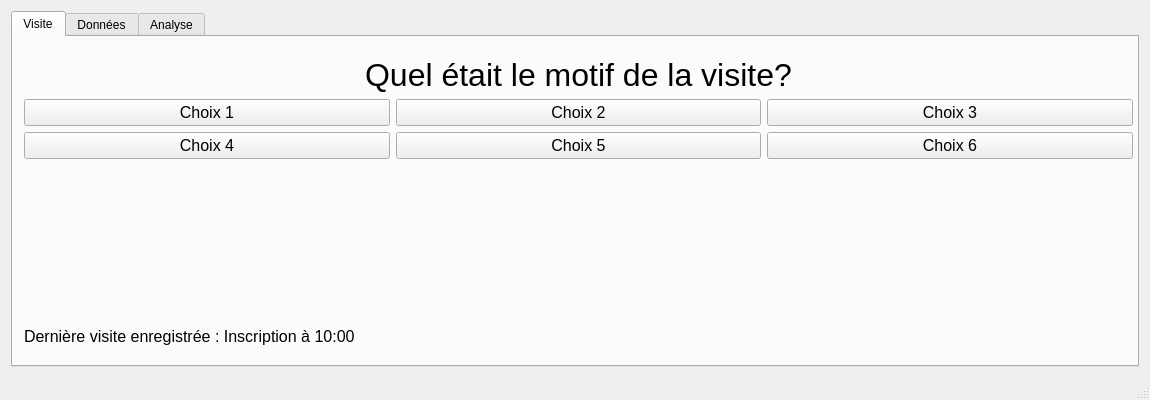
<?xml version="1.0" encoding="UTF-8"?>
<ui version="4.0">
 <class>MainWindow</class>
 <widget class="QMainWindow" name="MainWindow">
  <property name="geometry">
   <rect>
    <x>0</x>
    <y>0</y>
    <width>1150</width>
    <height>400</height>
   </rect>
  </property>
  <property name="minimumSize">
   <size>
    <width>1150</width>
    <height>400</height>
   </size>
  </property>
  <property name="windowTitle">
   <string>Sondage Abc</string>
  </property>
  <widget class="QWidget" name="centralWidget">
   <layout class="QVBoxLayout" name="verticalLayout_3">
    <item>
     <widget class="QTabWidget" name="tabWidget">
      <property name="sizePolicy">
       <sizepolicy hsizetype="Expanding" vsizetype="Expanding">
        <horstretch>100</horstretch>
        <verstretch>100</verstretch>
       </sizepolicy>
      </property>
      <property name="currentIndex">
       <number>0</number>
      </property>
      <widget class="QWidget" name="tabRecord">
       <property name="sizePolicy">
        <sizepolicy hsizetype="Expanding" vsizetype="Expanding">
         <horstretch>100</horstretch>
         <verstretch>100</verstretch>
        </sizepolicy>
       </property>
       <attribute name="title">
        <string>Visite</string>
       </attribute>
       <widget class="QWidget" name="verticalLayoutWidget">
        <property name="geometry">
         <rect>
          <x>0</x>
          <y>9</y>
          <width>1131</width>
          <height>311</height>
         </rect>
        </property>
        <layout class="QVBoxLayout" name="verticalLayout">
         <item>
          <widget class="QLabel" name="titleTab1">
           <property name="sizePolicy">
            <sizepolicy hsizetype="Expanding" vsizetype="Fixed">
             <horstretch>0</horstretch>
             <verstretch>0</verstretch>
            </sizepolicy>
           </property>
           <property name="font">
            <font>
             <pointsize>24</pointsize>
            </font>
           </property>
           <property name="text">
            <string>Quel était le motif de la visite?</string>
           </property>
           <property name="alignment">
            <set>Qt::AlignCenter</set>
           </property>
          </widget>
         </item>
         <item>
          <layout class="QHBoxLayout" name="horizontalLayout1">
           <item>
            <widget class="QPushButton" name="choix1">
             <property name="font">
              <font>
               <pointsize>12</pointsize>
              </font>
             </property>
             <property name="text">
              <string>Choix 1</string>
             </property>
             <property name="autoDefault">
              <bool>false</bool>
             </property>
             <property name="default">
              <bool>false</bool>
             </property>
             <property name="flat">
              <bool>false</bool>
             </property>
            </widget>
           </item>
           <item>
            <widget class="QPushButton" name="choix2">
             <property name="font">
              <font>
               <pointsize>12</pointsize>
              </font>
             </property>
             <property name="text">
              <string>Choix 2</string>
             </property>
            </widget>
           </item>
           <item>
            <widget class="QPushButton" name="choix3">
             <property name="font">
              <font>
               <pointsize>12</pointsize>
              </font>
             </property>
             <property name="text">
              <string>Choix 3</string>
             </property>
            </widget>
           </item>
          </layout>
         </item>
         <item>
          <layout class="QHBoxLayout" name="horizontalLayout2">
           <item>
            <widget class="QPushButton" name="choix4">
             <property name="font">
              <font>
               <pointsize>12</pointsize>
              </font>
             </property>
             <property name="text">
              <string>Choix 4</string>
             </property>
            </widget>
           </item>
           <item>
            <widget class="QPushButton" name="choix5">
             <property name="font">
              <font>
               <pointsize>12</pointsize>
              </font>
             </property>
             <property name="text">
              <string>Choix 5</string>
             </property>
            </widget>
           </item>
           <item>
            <widget class="QPushButton" name="choix6">
             <property name="font">
              <font>
               <pointsize>12</pointsize>
              </font>
             </property>
             <property name="text">
              <string>Choix 6</string>
             </property>
            </widget>
           </item>
          </layout>
         </item>
         <item>
          <spacer name="verticalSpacer">
           <property name="orientation">
            <enum>Qt::Vertical</enum>
           </property>
           <property name="sizeHint" stdset="0">
            <size>
             <width>20</width>
             <height>40</height>
            </size>
           </property>
          </spacer>
         </item>
         <item>
          <widget class="QLabel" name="resultLabel">
           <property name="font">
            <font>
             <pointsize>12</pointsize>
            </font>
           </property>
           <property name="text">
            <string>Dernière visite enregistrée : Inscription à 10:00</string>
           </property>
          </widget>
         </item>
        </layout>
       </widget>
      </widget>
      <widget class="QWidget" name="tabData">
       <attribute name="title">
        <string>Données</string>
       </attribute>
       <layout class="QGridLayout" name="gridLayout">
        <item row="0" column="0">
         <layout class="QVBoxLayout" name="verticalLayout_4">
          <property name="sizeConstraint">
           <enum>QLayout::SetNoConstraint</enum>
          </property>
          <item>
           <widget class="QLabel" name="titleTab2">
            <property name="sizePolicy">
             <sizepolicy hsizetype="Expanding" vsizetype="Fixed">
              <horstretch>0</horstretch>
              <verstretch>0</verstretch>
             </sizepolicy>
            </property>
            <property name="font">
             <font>
              <pointsize>24</pointsize>
             </font>
            </property>
            <property name="text">
             <string>Données collectées</string>
            </property>
            <property name="alignment">
             <set>Qt::AlignCenter</set>
            </property>
           </widget>
          </item>
          <item>
           <widget class="QTableView" name="allDataTableView"/>
          </item>
         </layout>
        </item>
       </layout>
      </widget>
      <widget class="QWidget" name="tabAnalysis">
       <attribute name="title">
        <string>Analyse</string>
       </attribute>
       <layout class="QGridLayout" name="gridLayout_3">
        <item row="0" column="0">
         <widget class="QScrollArea" name="scrollArea">
          <property name="widgetResizable">
           <bool>true</bool>
          </property>
          <widget class="QWidget" name="scrollAreaWidgetContents">
           <property name="geometry">
            <rect>
             <x>0</x>
             <y>-429</y>
             <width>1094</width>
             <height>743</height>
            </rect>
           </property>
           <layout class="QGridLayout" name="gridLayout_2">
            <item row="0" column="0">
             <layout class="QVBoxLayout" name="verticalLayout_2">
              <item>
               <widget class="QLabel" name="titleTab3">
                <property name="font">
                 <font>
                  <pointsize>24</pointsize>
                 </font>
                </property>
                <property name="text">
                 <string>Analyse des données</string>
                </property>
                <property name="alignment">
                 <set>Qt::AlignCenter</set>
                </property>
               </widget>
              </item>
              <item>
               <widget class="QLabel" name="label_analyse1">
                <property name="text">
                 <string>analyse1</string>
                </property>
               </widget>
              </item>
              <item>
               <widget class="QTableView" name="tableView_1"/>
              </item>
              <item>
               <widget class="QLabel" name="label_analyse2">
                <property name="text">
                 <string>analyse2</string>
                </property>
               </widget>
              </item>
              <item>
               <widget class="QTableView" name="tableView_2"/>
              </item>
              <item>
               <widget class="QLabel" name="label_analyse3">
                <property name="text">
                 <string>analyse3</string>
                </property>
               </widget>
              </item>
              <item>
               <widget class="QTableView" name="tableView_3"/>
              </item>
              <item>
               <widget class="QLabel" name="label_analyse4">
                <property name="text">
                 <string>analyse4</string>
                </property>
               </widget>
              </item>
              <item>
               <widget class="QTableView" name="tableView_4"/>
              </item>
              <item>
               <widget class="QLabel" name="label_analyse5">
                <property name="text">
                 <string>analyse5</string>
                </property>
               </widget>
              </item>
              <item>
               <widget class="QTableView" name="tableView_5"/>
              </item>
              <item>
               <widget class="QLabel" name="label_analyse6">
                <property name="text">
                 <string>analyse6</string>
                </property>
               </widget>
              </item>
              <item>
               <widget class="QTableView" name="tableView_6"/>
              </item>
             </layout>
            </item>
           </layout>
          </widget>
         </widget>
        </item>
       </layout>
      </widget>
     </widget>
    </item>
   </layout>
  </widget>
  <widget class="QStatusBar" name="statusBar"/>
 </widget>
 <layoutdefault spacing="6" margin="11"/>
 <resources/>
 <connections/>
</ui>
